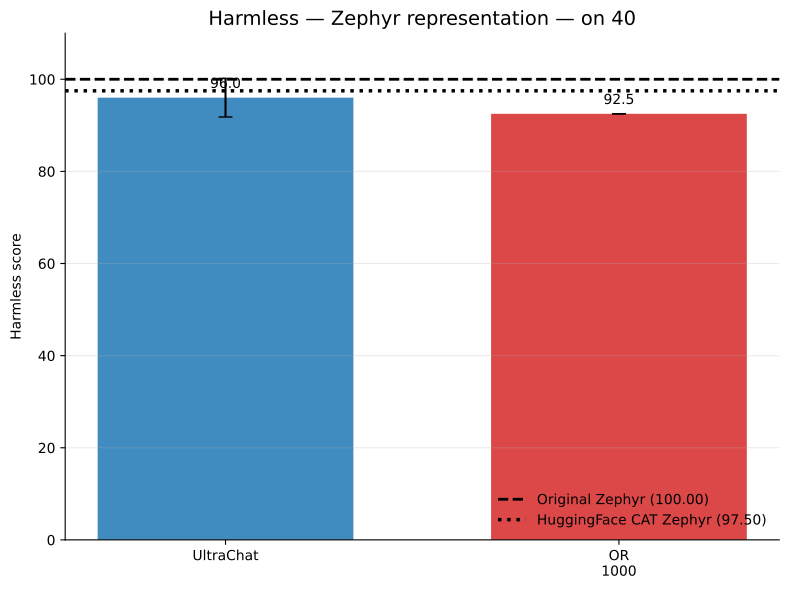

Write Python code to recreate this figure.
import numpy as np
import matplotlib.pyplot as plt

from pathlib import Path
from matplotlib.backends.backend_pdf import PdfPages


# ============================================================
# Configuration
# ============================================================

MODEL_NAME = "Zephyr"

rows = [
    "only UltraChat",
    "OR (1000)",
]

# Same colors across ALL experiments/scripts
colors = {
    "only UltraChat":      "C0",
    "OR (100)":            "C1",
    "OR (500)":            "C2",
    "OR (1000)":           "C3",
    "trimmed OR (1000)":   "C4",
    "OR (3000)":           "C5",
}


# ============================================================
# GitHub CAT Zephyr representation
# ============================================================

github_40 = {
    "only UltraChat": (96.00, 4.18),
    "OR (1000)":      (92.50, None),
}

github_78k = {
    "only UltraChat": (62.03, 3.51),
    "OR (1000)":      (96.46, None),
}

references_40 = {
    "Original Zephyr": (100.00, None),
    "HuggingFace CAT Zephyr": (97.50, None),
}

references_78k = {
    "Original Zephyr": (98.32, None),
    "HuggingFace CAT Zephyr": (67.48, None),
}


# ============================================================
# Relative learning-rate representation
# ============================================================

eps = np.array([0.05, 0.1, 0.2, 0.4])

relative_40 = {
    "only UltraChat": {
        "y":   [98.33, 94.17, 89.17, 70.83],
        "err": [1.44, 3.11, 1.44, 9.29],
    },
    "OR (1000)": {
        "y":   [100.00, 95.00, 97.50, 75.00],
        "err": [None, None, None, None],
    },
}

relative_78k = {
    "only UltraChat": {
        "y":   [67.15, 64.84, 55.39, 61.55],
        "err": [5.99, 1.89, 6.83, 9.98],
    },
    "OR (1000)": {
        "y":   [98.39, 98.47, 98.19, 97.85],
        "err": [None, None, None, None],
    },
}


# ============================================================
# Plotting
# ============================================================

def style_axis(ax, title):
    ax.set_title(title, fontsize=14)
    ax.set_ylabel("Harmless score")
    ax.set_ylim(0, 110)
    ax.grid(axis="y", alpha=0.25)
    ax.spines["top"].set_visible(False)
    ax.spines["right"].set_visible(False)


def plot_representation(data, references, title):
    fig, ax = plt.subplots(figsize=(8, 6))

    available_rows = [
        row for row in rows
        if data.get(row) is not None
    ]

    x = np.arange(len(available_rows))

    values = [
        data[row][0]
        for row in available_rows
    ]

    errors = [
        data[row][1] if data[row][1] is not None else 0
        for row in available_rows
    ]

    bars = ax.bar(
        x,
        values,
        yerr=errors,
        capsize=5,
        color=[colors[row] for row in available_rows],
        alpha=0.85,
        width=0.65,
    )

    # --------------------------------------------------------
    # Reference lines
    # --------------------------------------------------------

    original_name = "Original Zephyr"
    hf_name = "HuggingFace CAT Zephyr"

    original = references[original_name][0]
    hf_cat = references[hf_name][0]

    ax.axhline(
        original,
        linestyle="--",
        linewidth=2,
        color="black",
        label=f"{original_name} ({original:.2f})",
    )

    ax.axhline(
        hf_cat,
        linestyle=":",
        linewidth=2.5,
        color="black",
        label=f"{hf_name} ({hf_cat:.2f})",
    )

    # --------------------------------------------------------
    # Labels
    # --------------------------------------------------------

    labels = {
        "only UltraChat": "UltraChat",
        "OR (1000)": "OR\n1000",
    }

    ax.set_xticks(x)
    ax.set_xticklabels([
        labels[row]
        for row in available_rows
    ])

    # Put numerical value above each bar
    for bar, value in zip(bars, values):
        ax.text(
            bar.get_x() + bar.get_width() / 2,
            bar.get_height() + 1.5,
            f"{value:.1f}",
            ha="center",
            va="bottom",
            fontsize=10,
        )

    style_axis(ax, title)

    ax.legend(
        frameon=False,
        loc="lower right",
    )

    fig.tight_layout()

    return fig, ax


def plot_relative_lr(data, title):
    fig, ax = plt.subplots(figsize=(8, 6))

    for row in rows:

        y_raw = data[row]["y"]
        err_raw = data[row]["err"]

        y = np.array([
            np.nan if v is None else float(v)
            for v in y_raw
        ])

        # Skip completely missing series
        if np.all(np.isnan(y)):
            continue

        # ----------------------------------------------------
        # Line + markers
        # ----------------------------------------------------

        ax.plot(
            eps,
            y,
            marker="o",
            markersize=7,
            linewidth=2,
            color=colors[row],
            label=row,
        )

        # ----------------------------------------------------
        # Error bars only where explicitly reported
        # ----------------------------------------------------

        for x_i, y_i, err_i in zip(
            eps,
            y_raw,
            err_raw,
        ):
            if y_i is None or err_i is None:
                continue

            ax.errorbar(
                x_i,
                y_i,
                yerr=err_i,
                fmt="none",
                capsize=4,
                color=colors[row],
            )

    ax.set_xlabel(r"Self $\epsilon$ (relative lr)")

    ax.set_xticks(eps)
    ax.set_xticklabels([
        f"{x:g}"
        for x in eps
    ])

    style_axis(ax, title)

    ax.legend(
        frameon=False,
    )

    fig.tight_layout()

    return fig, ax


# ============================================================
# Generate plots
# ============================================================

figures = []


# 1. Representation — on 40
fig, ax = plot_representation(
    github_40,
    references_40,
    f"Harmless — {MODEL_NAME} representation — on 40",
)
figures.append(fig)


# 2. Representation — on 78k
fig, ax = plot_representation(
    github_78k,
    references_78k,
    f"Harmless — {MODEL_NAME} representation — on 78k",
)
figures.append(fig)


# 3. Relative learning rate — on 40
fig, ax = plot_relative_lr(
    relative_40,
    f"Harmless — {MODEL_NAME} relative learning rate — on 40",
)
figures.append(fig)


# 4. Relative learning rate — on 78k
fig, ax = plot_relative_lr(
    relative_78k,
    f"Harmless — {MODEL_NAME} relative learning rate — on 78k",
)
figures.append(fig)


# ============================================================
# Save ALL figures to ONE multipage PDF
#
# Example:
#
#     harmless_zephyr.py
#
# creates:
#
#     harmless_zephyr.pdf
#
# in the same directory as the Python script.
# ============================================================

script_path = Path(__file__).resolve()
pdf_path = script_path.with_suffix(".pdf")

with PdfPages(pdf_path) as pdf:
    for fig in figures:
        pdf.savefig(
            fig,
            bbox_inches="tight",
        )

print(
    f"Saved {len(figures)} figures to:\n"
    f"{pdf_path}"
)


# ============================================================
# Display
# ============================================================

plt.show()
